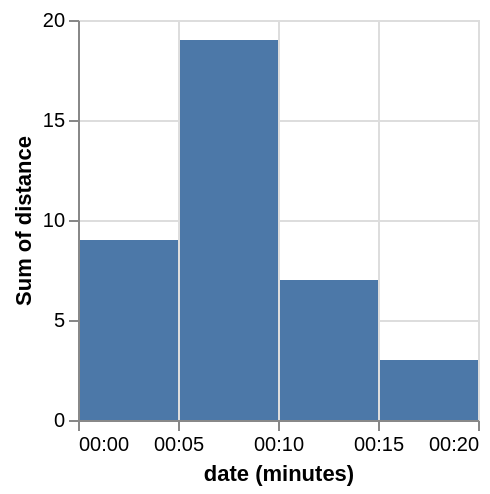

Express this chart as Vega-Lite.
### Vega specification from a JSON file in a GitHub repository (floating-point values rounded to 4 significant figures)
{"$schema": "https://vega.github.io/schema/vega/v5.json", "description": "Showing sum of distance traveled for each 5-minute interval.", "background": "white", "padding": 5, "width": 200, "height": 200, "style": "cell", "data": [{"name": "source_0", "values": [{"date": "Sun, 01 Jan 2012 00:00:00", "distance": 1}, {"date": "Sun, 01 Jan 2012 00:01:00", "distance": 1}, {"date": "Sun, 01 Jan 2012 00:02:00", "distance": 2}, {"date": "Sun, 01 Jan 2012 00:03:00", "distance": 1}, {"date": "Sun, 01 Jan 2012 00:04:00", "distance": 4}, {"date": "Sun, 01 Jan 2012 00:05:00", "distance": 2}, {"date": "Sun, 01 Jan 2012 00:06:00", "distance": 5}, {"date": "Sun, 01 Jan 2012 00:07:00", "distance": 2}, {"date": "Sun, 01 Jan 2012 00:08:00", "distance": 6}, {"date": "Sun, 01 Jan 2012 00:09:00", "distance": 4}, {"date": "Sun, 01 Jan 2012 00:10:00", "distance": 1}, {"date": "Sun, 01 Jan 2012 00:11:00", "distance": 1}, {"date": "Sun, 01 Jan 2012 00:12:00", "distance": 3}, {"date": "Sun, 01 Jan 2012 00:13:00", "distance": 0}, {"date": "Sun, 01 Jan 2012 00:14:00", "distance": 2}, {"date": "Sun, 01 Jan 2012 00:15:00", "distance": 3}]}, {"name": "data_0", "source": "source_0", "transform": [{"type": "formula", "expr": "toDate(datum[\"date\"])", "as": "date"}, {"field": "date", "type": "timeunit", "units": ["minutes"], "step": 5, "as": ["minutes_step_5_date", "minutes_step_5_date_end"]}, {"type": "aggregate", "groupby": ["minutes_step_5_date", "minutes_step_5_date_end"], "ops": ["sum"], "fields": ["distance"], "as": ["sum_distance"]}, {"type": "filter", "expr": "(isDate(datum[\"minutes_step_5_date\"]) || (isValid(datum[\"minutes_step_5_date\"]) && isFinite(+datum[\"minutes_step_5_date\"]))) && isValid(datum[\"sum_distance\"]) && isFinite(+datum[\"sum_distance\"])"}]}], "marks": [{"name": "marks", "type": "rect", "style": ["bar"], "from": {"data": "data_0"}, "encode": {"update": {"fill": {"value": "#4c78a8"}, "ariaRoleDescription": {"value": "bar"}, "description": {"signal": "\"date (minutes): \" + (!isValid(datum[\"minutes_step_5_date\"]) || !isFinite(+datum[\"minutes_step_5_date\"]) ? \"\" + datum[\"minutes_step_5_date\"] : timeFormat(datum[\"minutes_step_5_date\"], timeUnitSpecifier([\"minutes\"], {\"year-month\":\"%b %Y \",\"year-month-date\":\"%b %d, %Y \"}))) + \"; Sum of distance: \" + (!isValid(datum[\"sum_distance\"]) || !isFinite(+datum[\"sum_distance\"]) ? \"\" + datum[\"sum_distance\"] : format(datum[\"sum_distance\"], \"\"))"}, "x2": {"scale": "x", "field": "minutes_step_5_date", "offset": {"signal": "0.5 + (abs(scale(\"x\", datum[\"minutes_step_5_date_end\"]) - scale(\"x\", datum[\"minutes_step_5_date\"])) < 0.25 ? -0.5 * (0.25 - (abs(scale(\"x\", datum[\"minutes_step_5_date_end\"]) - scale(\"x\", datum[\"minutes_step_5_date\"])))) : 0.5)"}}, "x": {"scale": "x", "field": "minutes_step_5_date_end", "offset": {"signal": "0.5 + (abs(scale(\"x\", datum[\"minutes_step_5_date_end\"]) - scale(\"x\", datum[\"minutes_step_5_date\"])) < 0.25 ? 0.5 * (0.25 - (abs(scale(\"x\", datum[\"minutes_step_5_date_end\"]) - scale(\"x\", datum[\"minutes_step_5_date\"])))) : -0.5)"}}, "y": {"scale": "y", "field": "sum_distance"}, "y2": {"scale": "y", "value": 0}}}}], "scales": [{"name": "x", "type": "time", "domain": {"data": "data_0", "fields": ["minutes_step_5_date", "minutes_step_5_date_end"]}, "range": [0, {"signal": "width"}]}, {"name": "y", "type": "linear", "domain": {"data": "data_0", "field": "sum_distance"}, "range": [{"signal": "height"}, 0], "nice": true, "zero": true}], "axes": [{"scale": "x", "orient": "bottom", "gridScale": "y", "grid": true, "tickCount": {"signal": "ceil(width/40)"}, "tickMinStep": {"signal": "datetime(2001, 0, 1, 0, 5, 0, 0) - datetime(2001, 0, 1, 0, 0, 0, 0)"}, "domain": false, "labels": false, "aria": false, "maxExtent": 0, "minExtent": 0, "ticks": false, "zindex": 0}, {"scale": "y", "orient": "left", "gridScale": "x", "grid": true, "tickCount": {"signal": "ceil(height/40)"}, "domain": false, "labels": false, "aria": false, "maxExtent": 0, "minExtent": 0, "ticks": false, "zindex": 0}, {"scale": "x", "orient": "bottom", "grid": false, "title": "date (minutes)", "format": {"signal": "timeUnitSpecifier([\"minutes\"], {\"year-month\":\"%b %Y \",\"year-month-date\":\"%b %d, %Y \"})"}, "labelFlush": true, "labelOverlap": true, "tickCount": {"signal": "ceil(width/40)"}, "tickMinStep": {"signal": "datetime(2001, 0, 1, 0, 5, 0, 0) - datetime(2001, 0, 1, 0, 0, 0, 0)"}, "zindex": 0}, {"scale": "y", "orient": "left", "grid": false, "title": "Sum of distance", "labelOverlap": true, "tickCount": {"signal": "ceil(height/40)"}, "zindex": 0}]}
